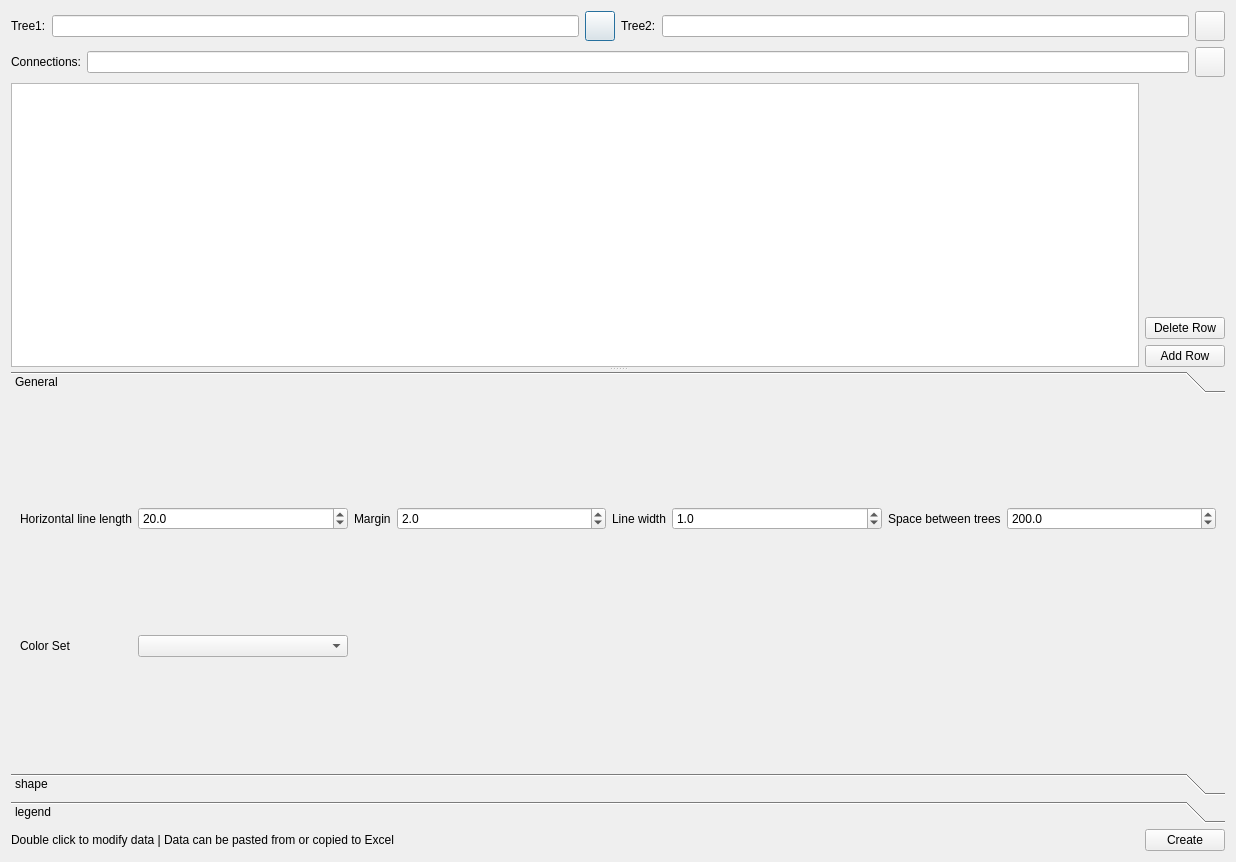
<?xml version="1.0" encoding="UTF-8"?>
<ui version="4.0">
 <class>compare_tree_setting</class>
 <widget class="QDialog" name="compare_tree_setting">
  <property name="geometry">
   <rect>
    <x>0</x>
    <y>0</y>
    <width>1236</width>
    <height>862</height>
   </rect>
  </property>
  <property name="windowTitle">
   <string>Compare tree setting</string>
  </property>
  <layout class="QVBoxLayout" name="verticalLayout">
   <item>
    <layout class="QHBoxLayout" name="horizontalLayout_4">
     <item>
      <layout class="QHBoxLayout" name="horizontalLayout_2">
       <item>
        <widget class="QLabel" name="label_2">
         <property name="text">
          <string>Tree1:</string>
         </property>
        </widget>
       </item>
       <item>
        <widget class="QLineEdit" name="lineEdit">
         <property name="readOnly">
          <bool>true</bool>
         </property>
        </widget>
       </item>
       <item>
        <widget class="QPushButton" name="pushButton_3">
         <property name="sizePolicy">
          <sizepolicy hsizetype="Fixed" vsizetype="Fixed">
           <horstretch>0</horstretch>
           <verstretch>0</verstretch>
          </sizepolicy>
         </property>
         <property name="minimumSize">
          <size>
           <width>30</width>
           <height>30</height>
          </size>
         </property>
         <property name="maximumSize">
          <size>
           <width>30</width>
           <height>30</height>
          </size>
         </property>
         <property name="styleSheet">
          <string notr="true"/>
         </property>
         <property name="text">
          <string/>
         </property>
        </widget>
       </item>
      </layout>
     </item>
     <item>
      <layout class="QHBoxLayout" name="horizontalLayout_3">
       <item>
        <widget class="QLabel" name="label_3">
         <property name="text">
          <string>Tree2:</string>
         </property>
        </widget>
       </item>
       <item>
        <widget class="QLineEdit" name="lineEdit_2">
         <property name="readOnly">
          <bool>true</bool>
         </property>
        </widget>
       </item>
       <item>
        <widget class="QPushButton" name="pushButton_22">
         <property name="sizePolicy">
          <sizepolicy hsizetype="Fixed" vsizetype="Fixed">
           <horstretch>0</horstretch>
           <verstretch>0</verstretch>
          </sizepolicy>
         </property>
         <property name="minimumSize">
          <size>
           <width>30</width>
           <height>30</height>
          </size>
         </property>
         <property name="maximumSize">
          <size>
           <width>30</width>
           <height>30</height>
          </size>
         </property>
         <property name="styleSheet">
          <string notr="true"/>
         </property>
         <property name="text">
          <string/>
         </property>
        </widget>
       </item>
      </layout>
     </item>
    </layout>
   </item>
   <item>
    <layout class="QHBoxLayout" name="horizontalLayout_7">
     <item>
      <widget class="QLabel" name="label_4">
       <property name="text">
        <string>Connections:</string>
       </property>
      </widget>
     </item>
     <item>
      <widget class="QLineEdit" name="lineEdit_3">
       <property name="readOnly">
        <bool>true</bool>
       </property>
      </widget>
     </item>
     <item>
      <widget class="QPushButton" name="pushButton_4">
       <property name="sizePolicy">
        <sizepolicy hsizetype="Fixed" vsizetype="Fixed">
         <horstretch>0</horstretch>
         <verstretch>0</verstretch>
        </sizepolicy>
       </property>
       <property name="minimumSize">
        <size>
         <width>30</width>
         <height>30</height>
        </size>
       </property>
       <property name="maximumSize">
        <size>
         <width>30</width>
         <height>30</height>
        </size>
       </property>
       <property name="styleSheet">
        <string notr="true"/>
       </property>
       <property name="text">
        <string/>
       </property>
      </widget>
     </item>
    </layout>
   </item>
   <item>
    <widget class="QSplitter" name="splitter">
     <property name="orientation">
      <enum>Qt::Vertical</enum>
     </property>
     <widget class="QWidget" name="layoutWidget">
      <layout class="QGridLayout" name="gridLayout">
       <item row="0" column="0" rowspan="3">
        <widget class="MyTableView" name="tableView">
         <property name="acceptDrops">
          <bool>true</bool>
         </property>
         <property name="sizeAdjustPolicy">
          <enum>QAbstractScrollArea::AdjustToContents</enum>
         </property>
         <property name="sortingEnabled">
          <bool>true</bool>
         </property>
        </widget>
       </item>
       <item row="0" column="1">
        <spacer name="verticalSpacer">
         <property name="orientation">
          <enum>Qt::Vertical</enum>
         </property>
         <property name="sizeHint" stdset="0">
          <size>
           <width>20</width>
           <height>40</height>
          </size>
         </property>
        </spacer>
       </item>
       <item row="1" column="1">
        <widget class="QPushButton" name="pushButton_8">
         <property name="text">
          <string>Delete Row</string>
         </property>
         <property name="icon">
          <iconset resource="../../myRes.qrc">
           <normaloff>:/picture/resourses/delete.png</normaloff>:/picture/resourses/delete.png</iconset>
         </property>
        </widget>
       </item>
       <item row="2" column="1">
        <widget class="QPushButton" name="pushButton_6">
         <property name="text">
          <string>Add Row</string>
         </property>
         <property name="icon">
          <iconset resource="../../myRes.qrc">
           <normaloff>:/picture/resourses/table_row_add_after.png</normaloff>:/picture/resourses/table_row_add_after.png</iconset>
         </property>
        </widget>
       </item>
      </layout>
     </widget>
     <widget class="QToolBox" name="toolBox">
      <property name="sizePolicy">
       <sizepolicy hsizetype="Minimum" vsizetype="Minimum">
        <horstretch>0</horstretch>
        <verstretch>0</verstretch>
       </sizepolicy>
      </property>
      <property name="currentIndex">
       <number>0</number>
      </property>
      <widget class="QWidget" name="general">
       <property name="geometry">
        <rect>
         <x>0</x>
         <y>0</y>
         <width>1218</width>
         <height>353</height>
        </rect>
       </property>
       <attribute name="label">
        <string>General</string>
       </attribute>
       <layout class="QGridLayout" name="gridLayout_2">
        <item row="0" column="0">
         <widget class="QLabel" name="label_5">
          <property name="text">
           <string>Horizontal line length</string>
          </property>
         </widget>
        </item>
        <item row="0" column="1">
         <widget class="QDoubleSpinBox" name="doubleSpinBox">
          <property name="decimals">
           <number>1</number>
          </property>
          <property name="maximum">
           <double>9999999999999999635896294965248.000000000000000</double>
          </property>
          <property name="value">
           <double>20.000000000000000</double>
          </property>
         </widget>
        </item>
        <item row="0" column="2">
         <widget class="QLabel" name="label_6">
          <property name="text">
           <string>Margin</string>
          </property>
         </widget>
        </item>
        <item row="0" column="3">
         <widget class="QDoubleSpinBox" name="doubleSpinBox_2">
          <property name="sizePolicy">
           <sizepolicy hsizetype="Expanding" vsizetype="Fixed">
            <horstretch>0</horstretch>
            <verstretch>0</verstretch>
           </sizepolicy>
          </property>
          <property name="decimals">
           <number>1</number>
          </property>
          <property name="maximum">
           <double>100000000000000004764729344.000000000000000</double>
          </property>
          <property name="value">
           <double>2.000000000000000</double>
          </property>
         </widget>
        </item>
        <item row="0" column="4">
         <widget class="QLabel" name="label_7">
          <property name="text">
           <string>Line width</string>
          </property>
         </widget>
        </item>
        <item row="0" column="5">
         <widget class="QDoubleSpinBox" name="doubleSpinBox_3">
          <property name="sizePolicy">
           <sizepolicy hsizetype="Expanding" vsizetype="Fixed">
            <horstretch>0</horstretch>
            <verstretch>0</verstretch>
           </sizepolicy>
          </property>
          <property name="decimals">
           <number>1</number>
          </property>
          <property name="maximum">
           <double>999999999999999.000000000000000</double>
          </property>
          <property name="value">
           <double>1.000000000000000</double>
          </property>
         </widget>
        </item>
        <item row="0" column="6">
         <widget class="QLabel" name="label_8">
          <property name="text">
           <string>Space between trees</string>
          </property>
         </widget>
        </item>
        <item row="0" column="7">
         <widget class="QDoubleSpinBox" name="doubleSpinBox_4">
          <property name="sizePolicy">
           <sizepolicy hsizetype="Expanding" vsizetype="Fixed">
            <horstretch>0</horstretch>
            <verstretch>0</verstretch>
           </sizepolicy>
          </property>
          <property name="decimals">
           <number>1</number>
          </property>
          <property name="maximum">
           <double>100000000000000004764729344.000000000000000</double>
          </property>
          <property name="value">
           <double>200.000000000000000</double>
          </property>
         </widget>
        </item>
        <item row="1" column="0">
         <widget class="QLabel" name="label_9">
          <property name="text">
           <string>Color Set</string>
          </property>
         </widget>
        </item>
        <item row="1" column="1">
         <widget class="QComboBox" name="comboBox">
          <property name="sizePolicy">
           <sizepolicy hsizetype="Expanding" vsizetype="Fixed">
            <horstretch>0</horstretch>
            <verstretch>0</verstretch>
           </sizepolicy>
          </property>
         </widget>
        </item>
        <item row="1" column="2" colspan="6">
         <spacer name="horizontalSpacer_2">
          <property name="orientation">
           <enum>Qt::Horizontal</enum>
          </property>
          <property name="sizeHint" stdset="0">
           <size>
            <width>628</width>
            <height>20</height>
           </size>
          </property>
         </spacer>
        </item>
       </layout>
      </widget>
      <widget class="QWidget" name="shape">
       <property name="geometry">
        <rect>
         <x>0</x>
         <y>0</y>
         <width>1218</width>
         <height>353</height>
        </rect>
       </property>
       <attribute name="label">
        <string>shape</string>
       </attribute>
       <layout class="QVBoxLayout" name="verticalLayout_2">
        <item>
         <layout class="QHBoxLayout" name="horizontalLayout_5">
          <item>
           <widget class="QCheckBox" name="checkBox">
            <property name="text">
             <string>Draw shape</string>
            </property>
            <property name="checked">
             <bool>true</bool>
            </property>
           </widget>
          </item>
          <item>
           <spacer name="horizontalSpacer_4">
            <property name="orientation">
             <enum>Qt::Horizontal</enum>
            </property>
            <property name="sizeHint" stdset="0">
             <size>
              <width>40</width>
              <height>20</height>
             </size>
            </property>
           </spacer>
          </item>
         </layout>
        </item>
        <item>
         <layout class="QHBoxLayout" name="horizontalLayout_6">
          <item>
           <widget class="QLabel" name="label_15">
            <property name="text">
             <string>Shape width:</string>
            </property>
           </widget>
          </item>
          <item>
           <widget class="QDoubleSpinBox" name="doubleSpinBox_5">
            <property name="sizePolicy">
             <sizepolicy hsizetype="Expanding" vsizetype="Fixed">
              <horstretch>0</horstretch>
              <verstretch>0</verstretch>
             </sizepolicy>
            </property>
            <property name="prefix">
             <string/>
            </property>
            <property name="maximum">
             <double>100000000000000004764729344.000000000000000</double>
            </property>
            <property name="value">
             <double>5.000000000000000</double>
            </property>
           </widget>
          </item>
          <item>
           <widget class="QLabel" name="label_16">
            <property name="text">
             <string>Shape height:</string>
            </property>
           </widget>
          </item>
          <item>
           <widget class="QDoubleSpinBox" name="doubleSpinBox_6">
            <property name="sizePolicy">
             <sizepolicy hsizetype="Expanding" vsizetype="Fixed">
              <horstretch>0</horstretch>
              <verstretch>0</verstretch>
             </sizepolicy>
            </property>
            <property name="prefix">
             <string/>
            </property>
            <property name="maximum">
             <double>10000000000000000000000.000000000000000</double>
            </property>
            <property name="value">
             <double>5.000000000000000</double>
            </property>
           </widget>
          </item>
         </layout>
        </item>
       </layout>
      </widget>
      <widget class="QWidget" name="legend">
       <property name="geometry">
        <rect>
         <x>0</x>
         <y>0</y>
         <width>1218</width>
         <height>353</height>
        </rect>
       </property>
       <attribute name="label">
        <string>legend</string>
       </attribute>
       <layout class="QVBoxLayout" name="verticalLayout_3">
        <item>
         <layout class="QHBoxLayout" name="horizontalLayout_9">
          <item>
           <widget class="QCheckBox" name="checkBox_2">
            <property name="text">
             <string>Draw legend</string>
            </property>
            <property name="checked">
             <bool>true</bool>
            </property>
           </widget>
          </item>
          <item>
           <spacer name="horizontalSpacer_6">
            <property name="orientation">
             <enum>Qt::Horizontal</enum>
            </property>
            <property name="sizeHint" stdset="0">
             <size>
              <width>40</width>
              <height>20</height>
             </size>
            </property>
           </spacer>
          </item>
         </layout>
        </item>
        <item>
         <layout class="QHBoxLayout" name="horizontalLayout_8">
          <item>
           <widget class="QLabel" name="label_10">
            <property name="text">
             <string>Title:</string>
            </property>
           </widget>
          </item>
          <item>
           <widget class="QLineEdit" name="lineEdit_4">
            <property name="text">
             <string>Group</string>
            </property>
           </widget>
          </item>
          <item>
           <widget class="QLabel" name="label_11">
            <property name="text">
             <string>Title font:</string>
            </property>
           </widget>
          </item>
          <item>
           <widget class="ComLineEdit" name="lineEdit_5">
            <property name="sizePolicy">
             <sizepolicy hsizetype="Expanding" vsizetype="Fixed">
              <horstretch>0</horstretch>
              <verstretch>0</verstretch>
             </sizepolicy>
            </property>
            <property name="text">
             <string>Arial</string>
            </property>
            <property name="readOnly">
             <bool>true</bool>
            </property>
           </widget>
          </item>
          <item>
           <widget class="QLabel" name="label_12">
            <property name="text">
             <string>Text font:</string>
            </property>
           </widget>
          </item>
          <item>
           <widget class="ComLineEdit" name="lineEdit_6">
            <property name="sizePolicy">
             <sizepolicy hsizetype="Expanding" vsizetype="Fixed">
              <horstretch>0</horstretch>
              <verstretch>0</verstretch>
             </sizepolicy>
            </property>
            <property name="text">
             <string>Arial</string>
            </property>
            <property name="readOnly">
             <bool>true</bool>
            </property>
           </widget>
          </item>
          <item>
           <widget class="QLabel" name="label_13">
            <property name="text">
             <string>Box margin:</string>
            </property>
           </widget>
          </item>
          <item>
           <widget class="QDoubleSpinBox" name="doubleSpinBox_7">
            <property name="sizePolicy">
             <sizepolicy hsizetype="Expanding" vsizetype="Fixed">
              <horstretch>0</horstretch>
              <verstretch>0</verstretch>
             </sizepolicy>
            </property>
            <property name="decimals">
             <number>1</number>
            </property>
            <property name="maximum">
             <double>99999999999999991611392.000000000000000</double>
            </property>
            <property name="value">
             <double>2.000000000000000</double>
            </property>
           </widget>
          </item>
          <item>
           <widget class="QLabel" name="label_14">
            <property name="text">
             <string>Line width:</string>
            </property>
           </widget>
          </item>
          <item>
           <widget class="QDoubleSpinBox" name="doubleSpinBox_8">
            <property name="sizePolicy">
             <sizepolicy hsizetype="Expanding" vsizetype="Fixed">
              <horstretch>0</horstretch>
              <verstretch>0</verstretch>
             </sizepolicy>
            </property>
            <property name="decimals">
             <number>1</number>
            </property>
            <property name="maximum">
             <double>99999999999999991611392.000000000000000</double>
            </property>
            <property name="value">
             <double>2.000000000000000</double>
            </property>
           </widget>
          </item>
         </layout>
        </item>
       </layout>
      </widget>
     </widget>
    </widget>
   </item>
   <item>
    <layout class="QHBoxLayout" name="horizontalLayout">
     <item>
      <widget class="QLabel" name="label">
       <property name="text">
        <string>Double click to modify data | Data can be pasted from or copied to Excel</string>
       </property>
      </widget>
     </item>
     <item>
      <spacer name="horizontalSpacer">
       <property name="orientation">
        <enum>Qt::Horizontal</enum>
       </property>
       <property name="sizeHint" stdset="0">
        <size>
         <width>218</width>
         <height>20</height>
        </size>
       </property>
      </spacer>
     </item>
     <item>
      <widget class="QPushButton" name="pushButton">
       <property name="text">
        <string>Create</string>
       </property>
      </widget>
     </item>
    </layout>
   </item>
  </layout>
 </widget>
 <customwidgets>
  <customwidget>
   <class>MyTableView</class>
   <extends>QTableView</extends>
   <header>CustomWidgets.h</header>
  </customwidget>
  <customwidget>
   <class>ComLineEdit</class>
   <extends>QLineEdit</extends>
   <header>src.CustomWidget.h</header>
  </customwidget>
 </customwidgets>
 <resources>
  <include location="../../myRes.qrc"/>
 </resources>
 <connections>
  <connection>
   <sender>checkBox_2</sender>
   <signal>clicked(bool)</signal>
   <receiver>lineEdit_4</receiver>
   <slot>setEnabled(bool)</slot>
   <hints>
    <hint type="sourcelabel">
     <x>36</x>
     <y>814</y>
    </hint>
    <hint type="destinationlabel">
     <x>201</x>
     <y>815</y>
    </hint>
   </hints>
  </connection>
  <connection>
   <sender>checkBox_2</sender>
   <signal>clicked(bool)</signal>
   <receiver>label_11</receiver>
   <slot>setEnabled(bool)</slot>
   <hints>
    <hint type="sourcelabel">
     <x>56</x>
     <y>811</y>
    </hint>
    <hint type="destinationlabel">
     <x>291</x>
     <y>818</y>
    </hint>
   </hints>
  </connection>
  <connection>
   <sender>checkBox_2</sender>
   <signal>clicked(bool)</signal>
   <receiver>label_10</receiver>
   <slot>setEnabled(bool)</slot>
   <hints>
    <hint type="sourcelabel">
     <x>44</x>
     <y>805</y>
    </hint>
    <hint type="destinationlabel">
     <x>89</x>
     <y>808</y>
    </hint>
   </hints>
  </connection>
  <connection>
   <sender>checkBox_2</sender>
   <signal>clicked(bool)</signal>
   <receiver>label_12</receiver>
   <slot>setEnabled(bool)</slot>
   <hints>
    <hint type="sourcelabel">
     <x>38</x>
     <y>808</y>
    </hint>
    <hint type="destinationlabel">
     <x>507</x>
     <y>811</y>
    </hint>
   </hints>
  </connection>
  <connection>
   <sender>checkBox_2</sender>
   <signal>clicked(bool)</signal>
   <receiver>label_13</receiver>
   <slot>setEnabled(bool)</slot>
   <hints>
    <hint type="sourcelabel">
     <x>57</x>
     <y>804</y>
    </hint>
    <hint type="destinationlabel">
     <x>695</x>
     <y>819</y>
    </hint>
   </hints>
  </connection>
  <connection>
   <sender>checkBox_2</sender>
   <signal>clicked(bool)</signal>
   <receiver>doubleSpinBox_7</receiver>
   <slot>setEnabled(bool)</slot>
   <hints>
    <hint type="sourcelabel">
     <x>27</x>
     <y>803</y>
    </hint>
    <hint type="destinationlabel">
     <x>797</x>
     <y>812</y>
    </hint>
   </hints>
  </connection>
  <connection>
   <sender>checkBox_2</sender>
   <signal>clicked(bool)</signal>
   <receiver>label_14</receiver>
   <slot>setEnabled(bool)</slot>
   <hints>
    <hint type="sourcelabel">
     <x>13</x>
     <y>805</y>
    </hint>
    <hint type="destinationlabel">
     <x>923</x>
     <y>812</y>
    </hint>
   </hints>
  </connection>
  <connection>
   <sender>checkBox_2</sender>
   <signal>clicked(bool)</signal>
   <receiver>doubleSpinBox_8</receiver>
   <slot>setEnabled(bool)</slot>
   <hints>
    <hint type="sourcelabel">
     <x>68</x>
     <y>807</y>
    </hint>
    <hint type="destinationlabel">
     <x>995</x>
     <y>807</y>
    </hint>
   </hints>
  </connection>
  <connection>
   <sender>checkBox_2</sender>
   <signal>clicked(bool)</signal>
   <receiver>lineEdit_5</receiver>
   <slot>setEnabled(bool)</slot>
   <hints>
    <hint type="sourcelabel">
     <x>28</x>
     <y>804</y>
    </hint>
    <hint type="destinationlabel">
     <x>419</x>
     <y>816</y>
    </hint>
   </hints>
  </connection>
  <connection>
   <sender>checkBox_2</sender>
   <signal>clicked(bool)</signal>
   <receiver>lineEdit_6</receiver>
   <slot>setEnabled(bool)</slot>
   <hints>
    <hint type="sourcelabel">
     <x>43</x>
     <y>808</y>
    </hint>
    <hint type="destinationlabel">
     <x>646</x>
     <y>818</y>
    </hint>
   </hints>
  </connection>
 </connections>
</ui>
